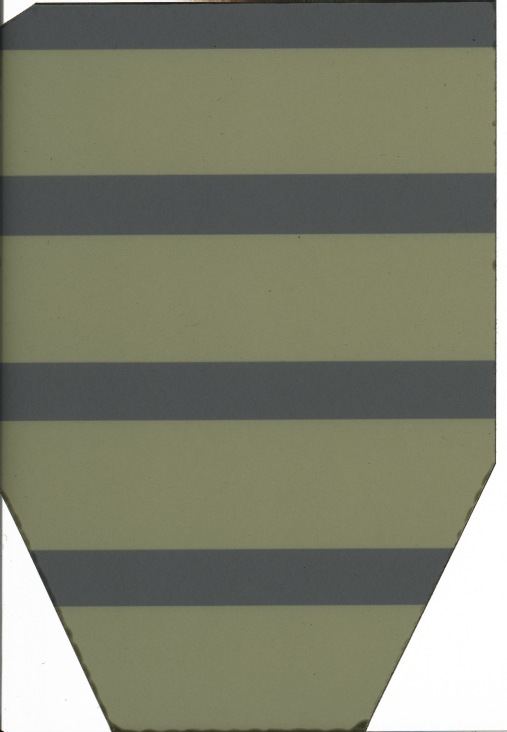
#> input picture data/310821/Measurements/Grid_Stripes/EBT3_Stripes_310821_Xray220kV_5Gy11_001.tif, 507 x 732 px, given in place of dog.png, which was not available
$ python image_reg_split.py   (older library calls are emulated)
#> lines starting #> are read from the running program, lines starting #| are printed output that depends on the picture; pictures that were not available may be replaced by others from this repository, and a replacement may not be noted
from pystackreg import StackReg
import numpy as np
import os
import cv2
import sys
import matplotlib.pyplot as plt
from skimage import transform as tf


# [134 lines left out: function image_reg, not called in this run]

if __name__ == "__main__":


    file = "C:\\Users\\jacob\\OneDrive\\Documents\\Skole\\Master\\Foredrag\\dog.png"
    from skimage import transform
    from pystackreg import StackReg
    import math
    image = cv2.imread(file, -1)
#> image is the input picture: shape (732, 507, 3) uint16; mean B, G, R 30751.6, 35257.7, 34732.6


    BLUE_chan = image[:,:,0]
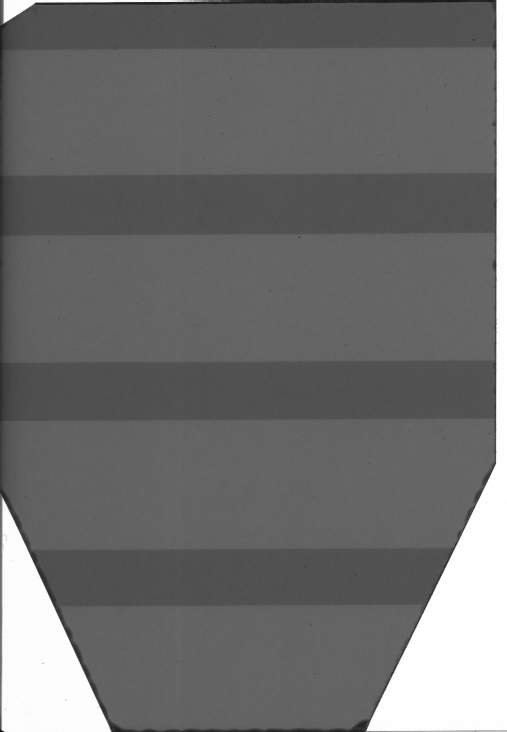
#> BLUE_chan: shape (732, 507) uint16; min 4249, max 65535, mean 30751.6; drawn with min black and max white
    GREEN_chan = image[:,:,1]
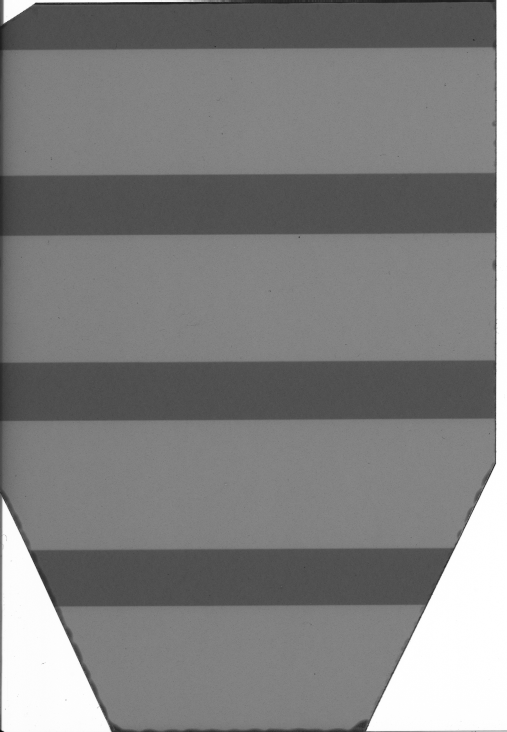
#> GREEN_chan: shape (732, 507) uint16; min 4619, max 65535, mean 35257.7; drawn with min black and max white
    RED_chan = image[:,:,2]
    GREY_chan = cv2.cvtColor(image, cv2.COLOR_BGR2GRAY)

    print(type(GREY_chan[0,0]))
#| <class 'numpy.uint16'>
    #median_blur = cv2.medianBlur(GREY_chan,3)

    blurred = cv2.medianBlur(GREY_chan,5)

    tform = transform.SimilarityTransform(scale=1, rotation=math.pi/4,
                                      translation=(GREY_chan.shape[0]/2, -100))

    rotated = (255*transform.warp(blurred, tform)).astype(np.uint8)
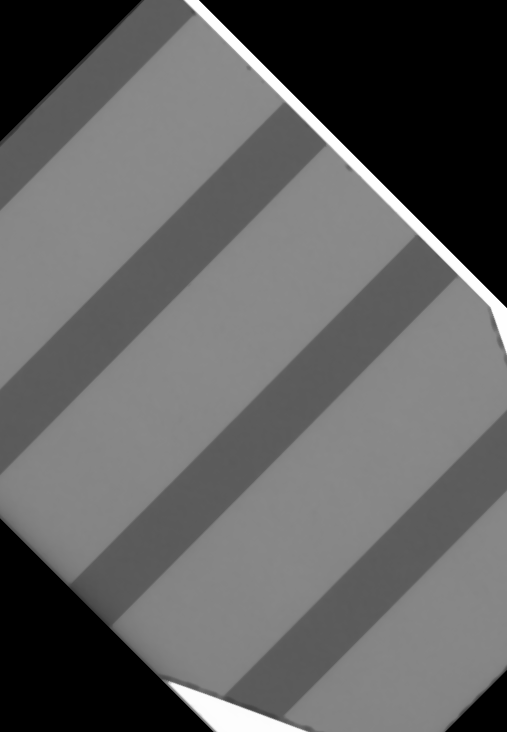
#> rotated: shape (732, 507); min 0, max 255, mean 96.8


    rotated = cv2.Laplacian(rotated, cv2.CV_8U, -1)
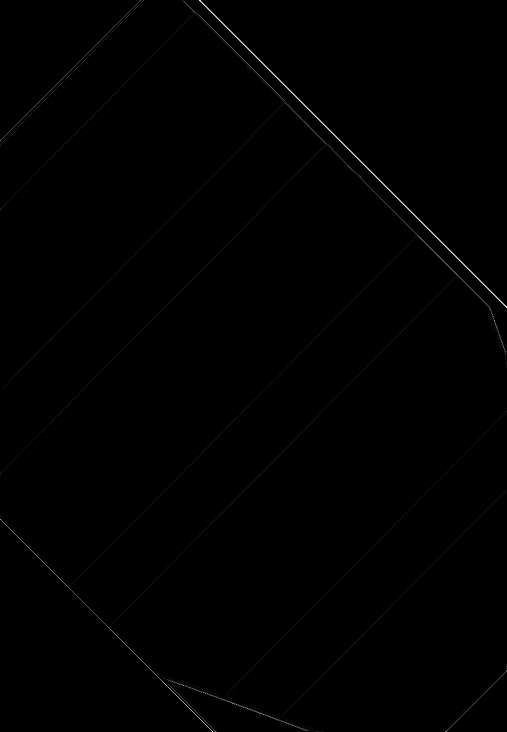
#> rotated: shape (732, 507); min 0, max 255, mean 1
    _, rotated = cv2.threshold(rotated, 5,150,cv2.THRESH_BINARY_INV)
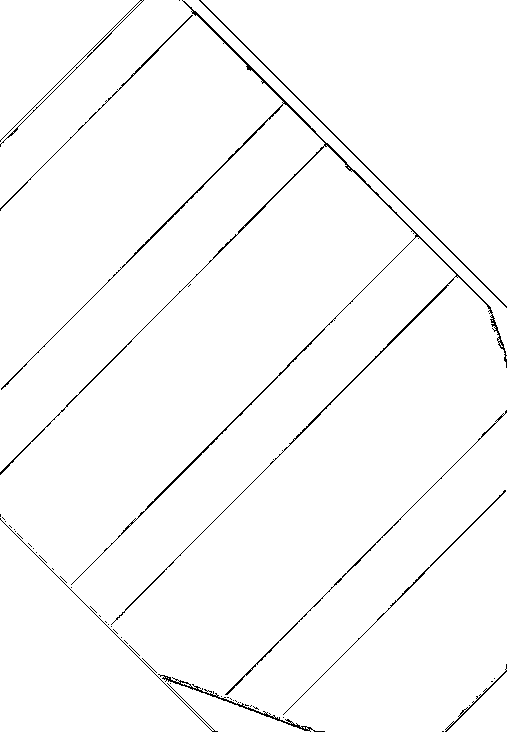
#> rotated: shape (732, 507); values 0 (black) and 150 (white), 98.2% white; black in thin lines or dots

#> (the run stopped early here; a loop or call above may not have finished)

$ run again, on data/310821/Measurements/Grid_Stripes/EBT3_Stripes_310821_Xray220kV_5Gy11_003.tif
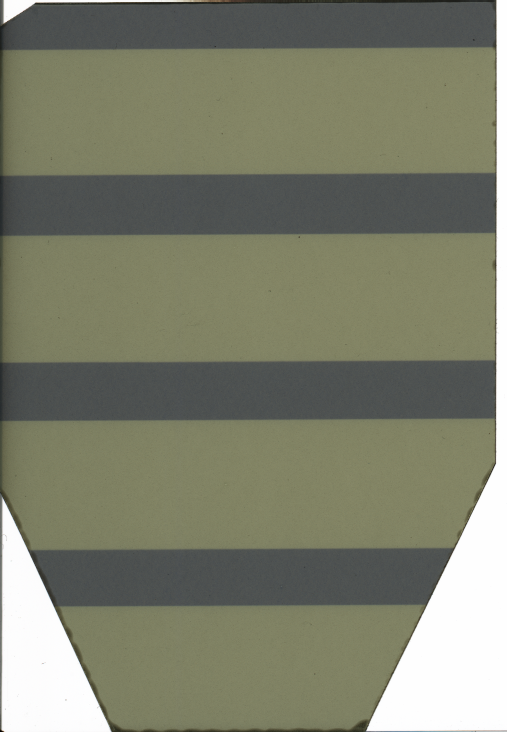
#> input picture data/310821/Measurements/Grid_Stripes/EBT3_Stripes_310821_Xray220kV_5Gy11_003.tif, 507 x 732 px, given in place of dog.png, which was not available
#> image is the input picture: shape (732, 507, 3) uint16; mean B, G, R 30753.3, 35261.7, 34750.9
#| <class 'numpy.uint16'>
#> `_, rotated = cv2.threshold(rotated, 5,150,cv2.THRESH_BINARY_INV)`:
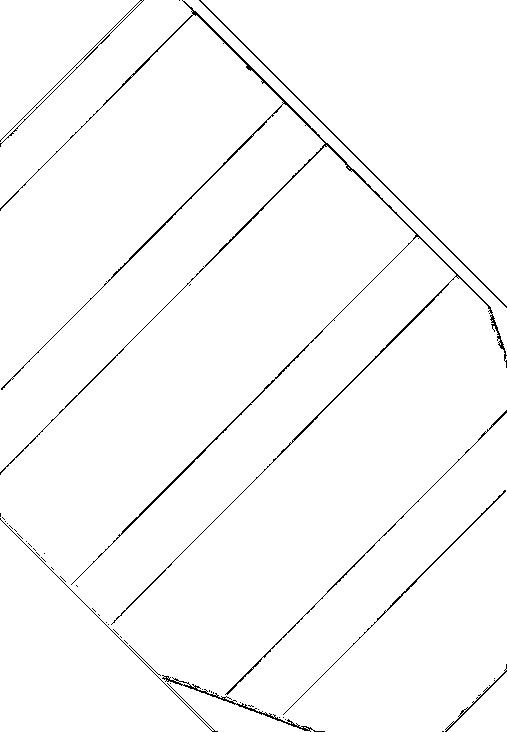
#> rotated: shape (732, 507); values 0 (black) and 150 (white), 98.2% white; black in thin lines or dots
